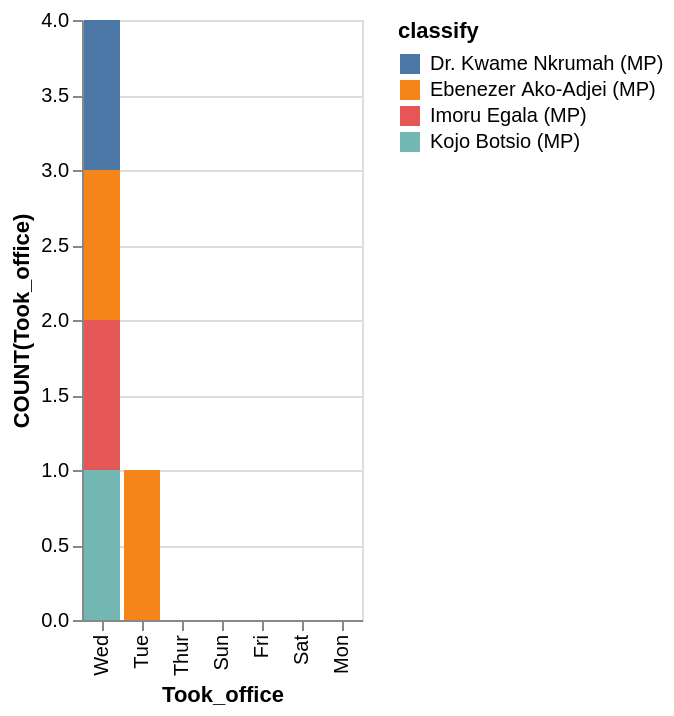

Write the Vega-Lite specification saved for this chart.
### Vega-Lite specification from a JSON file in a GitHub repository (floating-point values rounded to 4 significant figures)
{"data": {"values": [{"x_data": "Wed", "y_data": 1, "classify": "Dr. Kwame Nkrumah (MP)"}, {"x_data": "Tue", "y_data": 0, "classify": "Dr. Kwame Nkrumah (MP)"}, {"x_data": "Thur", "y_data": 0, "classify": "Dr. Kwame Nkrumah (MP)"}, {"x_data": "Sun", "y_data": 0, "classify": "Dr. Kwame Nkrumah (MP)"}, {"x_data": "Fri", "y_data": 0, "classify": "Dr. Kwame Nkrumah (MP)"}, {"x_data": "Sat", "y_data": 0, "classify": "Dr. Kwame Nkrumah (MP)"}, {"x_data": "Mon", "y_data": 0, "classify": "Dr. Kwame Nkrumah (MP)"}, {"x_data": "Wed", "y_data": 1, "classify": "Ebenezer Ako-Adjei (MP)"}, {"x_data": "Tue", "y_data": 1, "classify": "Ebenezer Ako-Adjei (MP)"}, {"x_data": "Thur", "y_data": 0, "classify": "Ebenezer Ako-Adjei (MP)"}, {"x_data": "Sun", "y_data": 0, "classify": "Ebenezer Ako-Adjei (MP)"}, {"x_data": "Fri", "y_data": 0, "classify": "Ebenezer Ako-Adjei (MP)"}, {"x_data": "Sat", "y_data": 0, "classify": "Ebenezer Ako-Adjei (MP)"}, {"x_data": "Mon", "y_data": 0, "classify": "Ebenezer Ako-Adjei (MP)"}, {"x_data": "Wed", "y_data": 1, "classify": "Imoru Egala (MP)"}, {"x_data": "Tue", "y_data": 0, "classify": "Imoru Egala (MP)"}, {"x_data": "Thur", "y_data": 0, "classify": "Imoru Egala (MP)"}, {"x_data": "Sun", "y_data": 0, "classify": "Imoru Egala (MP)"}, {"x_data": "Fri", "y_data": 0, "classify": "Imoru Egala (MP)"}, {"x_data": "Sat", "y_data": 0, "classify": "Imoru Egala (MP)"}, {"x_data": "Mon", "y_data": 0, "classify": "Imoru Egala (MP)"}, {"x_data": "Wed", "y_data": 1, "classify": "Kojo Botsio (MP)"}, {"x_data": "Tue", "y_data": 0, "classify": "Kojo Botsio (MP)"}, {"x_data": "Thur", "y_data": 0, "classify": "Kojo Botsio (MP)"}, {"x_data": "Sun", "y_data": 0, "classify": "Kojo Botsio (MP)"}, {"x_data": "Fri", "y_data": 0, "classify": "Kojo Botsio (MP)"}, {"x_data": "Sat", "y_data": 0, "classify": "Kojo Botsio (MP)"}, {"x_data": "Mon", "y_data": 0, "classify": "Kojo Botsio (MP)"}]}, "mark": "bar", "encoding": {"x": {"field": "x_data", "type": "nominal", "title": "Took_office", "sort": {"op": "sum", "field": "y_data", "order": "descending"}}, "y": {"field": "y_data", "type": "quantitative", "title": "COUNT(Took_office)"}, "color": {"field": "classify"}}}
